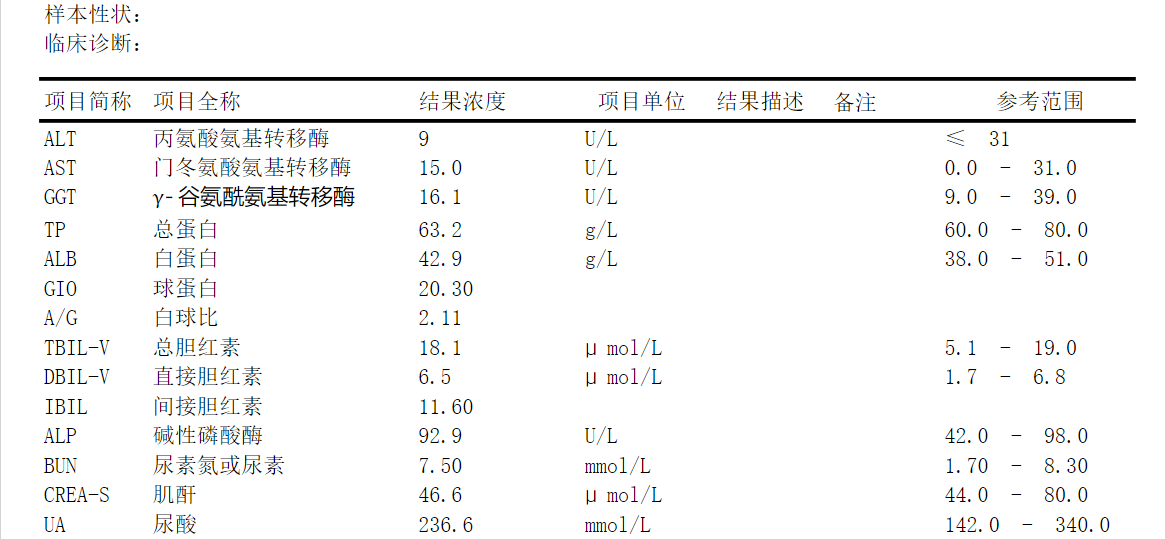
#> input picture src/core/exam.png, 1165 x 539 px
$ python scanner.py
#> lines starting #> are read from the running program, lines starting #| are printed output that depends on the picture; after the words box and inside, x2 and y2 are one past the last pixel; in counts of white or black regions, pixels touching at a corner belong together
# -*- coding:utf-8 -*-
"""
@File      : scanner.py
@Software  : OCR
@Time      : 2018/4/15 18:11
@Author    : yubb
"""
import cv2
import numpy as np


class Scanner:

    """
    Vertical edge:     Horizontal edge:
        [[-1, 0, 1],      [[1, 1, 1],
        [-1, 0, 1],       [0, 0, 0],
        [-1, 0, 1]]       [-1, -1, -1]]
    """

    # [6 lines left out: function __init__, not called in this run]

    def split_image(self, path):
        img_matrix = self.prepare(path)
        self.scanning(img_matrix)

    def scanning(self, img_matrix):
        print(self.width, img_matrix)

    # [12 lines left out: function prepare, not called in this run]


def split_hor_edge():
    img1 = cv2.imread('./exam.png', 0)
#> img1: shape (539, 1165); min 0, max 255, mean 246
    ret, img = cv2.threshold(img1, 127, 255, cv2.THRESH_BINARY)
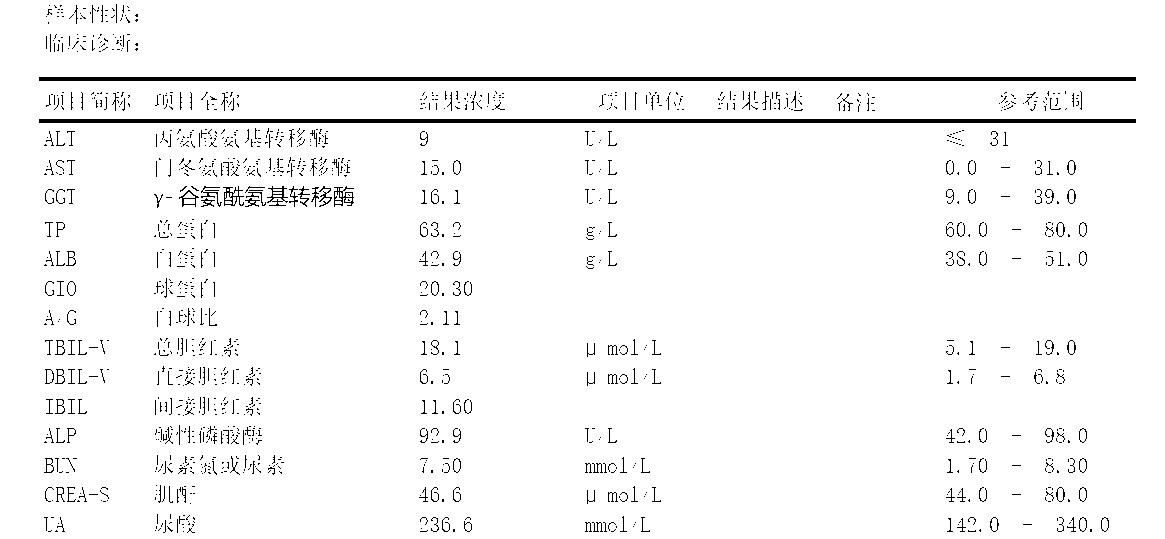
#> img: shape (539, 1165); 96.7% white; 1298 black regions (1097 under 20 px), largest, box (x1, y1, x2, y2) and area: (39, 77, 1136, 81) 4388, (39, 119, 1136, 123) 4388, (334, 186, 354, 207) 158
    # ver_edge = np.array([[-1, 0, 1], [-1, 0, 1], [-1, 0, 1]])
    hor_edge = np.array([[1, 1, 1], [0, 0, 0], [-1, -1, -1]])
    height, width = img.shape
#> height = 539; width = 1165
    x_axis, y_axis, x_span, y_span, num = 0, 0, 3, 3, 0
    h_rs, h_row_rs = None, None
    for h_idx in range(height - 2):
        for w_idx in range(width - 2):
            tmp_arr = img[h_idx:h_idx + y_span, w_idx:w_idx + x_span]
            # v_tmp = np.sum(ver_edge * tmp_arr)
            h_tmp = np.sum(hor_edge * tmp_arr)
            if h_row_rs is None:
                h_row_rs = h_tmp
            else:
                h_row_rs = np.hstack((h_row_rs, h_tmp))
        if h_rs is None:
            h_rs = h_row_rs
        else:
            h_rs = np.vstack((h_rs, h_row_rs))
        h_row_rs = None
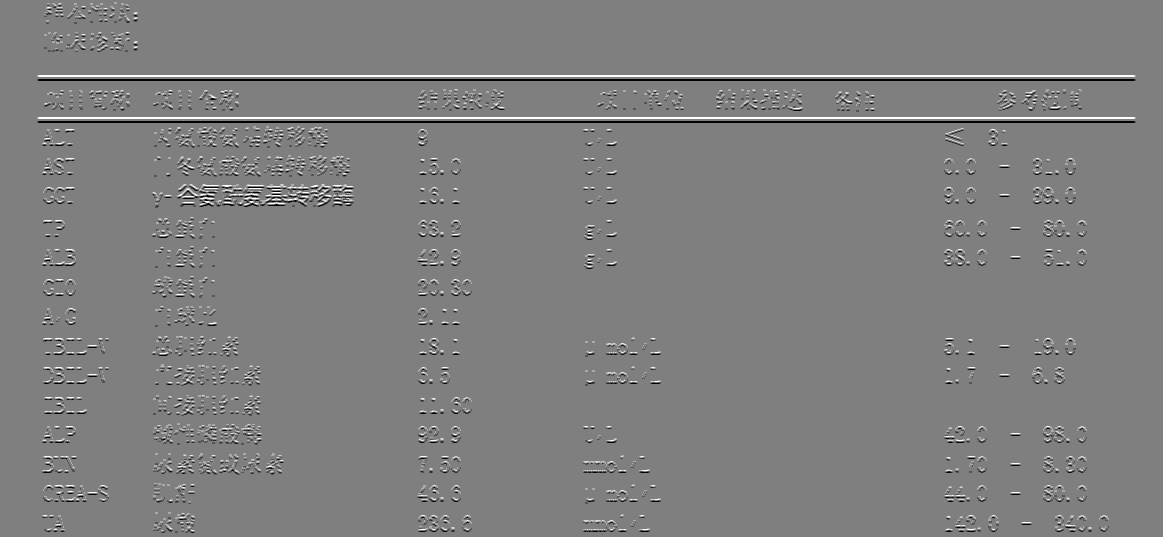
#> h_rs: shape (537, 1163) int64; min -765, max 765, mean 0; drawn with min black and max white
    h, w = h_rs.shape
#> h = 537; w = 1163
    cur_is_having, pre_is_having, pre_idx = False, False, 0
    for h_ in range(h):
        line = h_rs[h_, :]
        cur_is_having = len(np.where(line != 0)[0]) > 0
        if cur_is_having:
            if not pre_is_having:
                pre_idx = h_
        else:
            if pre_is_having:
                cv2.imwrite('./tmp/{}.png'.format(h_), img1[pre_idx:h_, :])
                pre_idx = h_
        pre_is_having = cur_is_having
#> this loop made 537 passes
#> (cur_is_having, pre_is_having) on passes 1 to 12: (False, False), (False, False), (True, True), (True, True), (True, True), (True, True), (True, True), (True, True), (True, True), (True, True), (True, True), (True, True)
    # cv2.imwrite('./tmp/h.png', h_rs)
    # cv2.imwrite('./tmp/v.png', v_rs)
    # cv2.imwrite('./tmp/all.png', h_rs * v_rs)
    return h_rs


# [70 lines left out: functions max_distance, split_vor_edge, not called in this run]


np.set_printoptions(threshold=np.nan)
split_hor_edge()
# split_vor_edge()

$ run again, with src/core/timg.jpg saved as src/core/exam.png
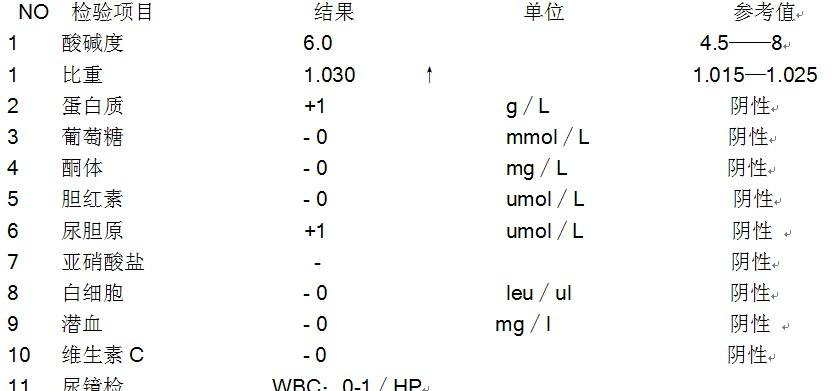
#> input picture src/core/timg.jpg, 839 x 391 px
#> in split_hor_edge, `ret, img = cv2.threshold(img1, 127, 255, cv2.THRESH_BINARY)`:
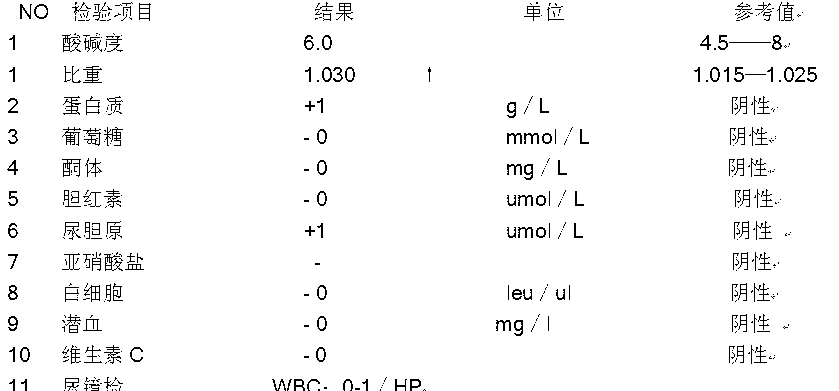
#> img: shape (391, 839); 96.9% white; black in thin lines or dots
#> after the loop in split_hor_edge, `for h_idx in range(height - 2):`:
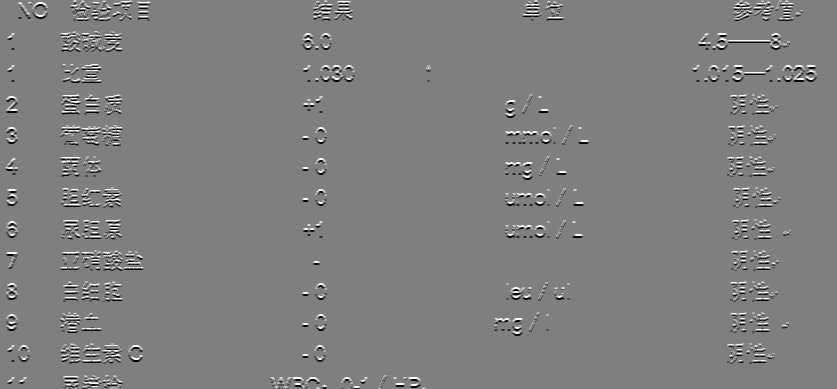
#> h_rs: shape (389, 837) int64; min -765, max 765, mean 0.2; drawn with min black and max white
#> the loop in split_hor_edge, `for h_ in range(h):` made 389 passes
#> (cur_is_having, pre_is_having) on passes 1 to 8: (True, True), (True, True), (True, True), (True, True), (True, True), (True, True), (True, True), (True, True)
